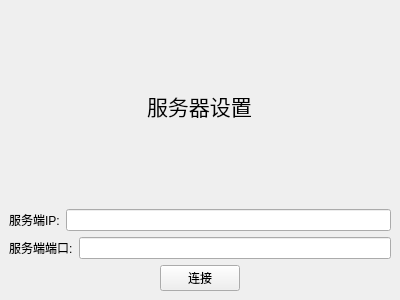
<?xml version="1.0" encoding="UTF-8"?>
<ui version="4.0">
 <class>hzd::LoginForm</class>
 <widget class="QMainWindow" name="hzd::LoginForm">
  <property name="geometry">
   <rect>
    <x>0</x>
    <y>0</y>
    <width>400</width>
    <height>300</height>
   </rect>
  </property>
  <property name="windowTitle">
   <string>LoginForm</string>
  </property>
  <widget class="QWidget" name="centralwidget">
   <layout class="QVBoxLayout" name="verticalLayout">
    <item alignment="Qt::AlignHCenter">
     <widget class="QLabel" name="label_3">
      <property name="font">
       <font>
        <family>Microsoft YaHei</family>
        <pointsize>16</pointsize>
       </font>
      </property>
      <property name="text">
       <string>服务器设置</string>
      </property>
     </widget>
    </item>
    <item>
     <layout class="QHBoxLayout" name="horizontalLayout">
      <item>
       <widget class="QLabel" name="label">
        <property name="text">
         <string>服务端IP:</string>
        </property>
       </widget>
      </item>
      <item>
       <widget class="QLineEdit" name="ipEdit"/>
      </item>
     </layout>
    </item>
    <item>
     <layout class="QHBoxLayout" name="horizontalLayout_2">
      <item>
       <widget class="QLabel" name="label_2">
        <property name="text">
         <string>服务端端口:</string>
        </property>
       </widget>
      </item>
      <item>
       <widget class="QLineEdit" name="portEdit"/>
      </item>
     </layout>
    </item>
    <item>
     <layout class="QHBoxLayout" name="horizontalLayout_3">
      <item>
       <spacer name="horizontalSpacer">
        <property name="orientation">
         <enum>Qt::Horizontal</enum>
        </property>
        <property name="sizeHint" stdset="0">
         <size>
          <width>40</width>
          <height>20</height>
         </size>
        </property>
       </spacer>
      </item>
      <item>
       <widget class="QPushButton" name="connectButton">
        <property name="text">
         <string>连接</string>
        </property>
       </widget>
      </item>
      <item>
       <spacer name="horizontalSpacer_2">
        <property name="orientation">
         <enum>Qt::Horizontal</enum>
        </property>
        <property name="sizeHint" stdset="0">
         <size>
          <width>40</width>
          <height>20</height>
         </size>
        </property>
       </spacer>
      </item>
     </layout>
    </item>
   </layout>
  </widget>
 </widget>
 <resources/>
 <connections/>
</ui>
